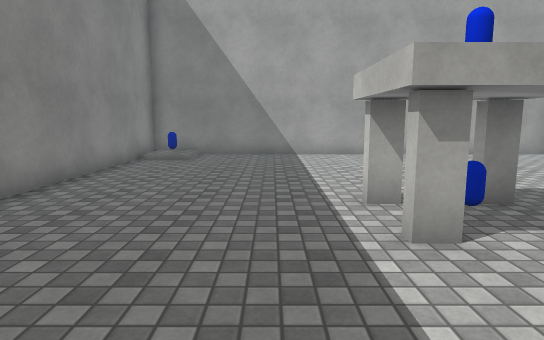
View 1 (above)

12 first-person views from a walk through a Unity game level. The camera is 1.3 m above the floor, tilts 8° down and sees 75° across. Doors are open. The floor is counted in squares, 1 m on a side. Each view is taken from the middle of a square. On the plan, view 1 faces up. The plan holds only what a view shows up to about 15 squares ahead; the rest is blank. The place goes on beyond the plan. The player is left out. Some surface patterns are stand-ins.

View 2
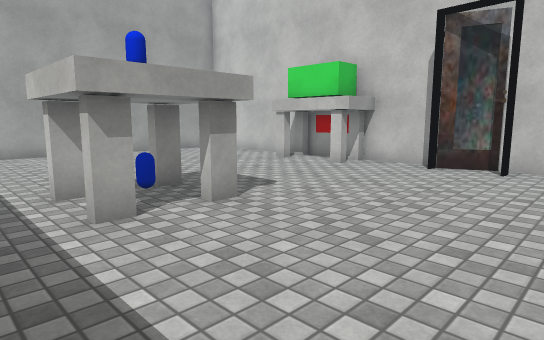

View 3
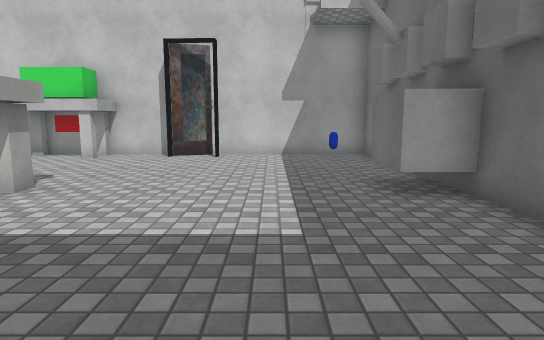

View 4
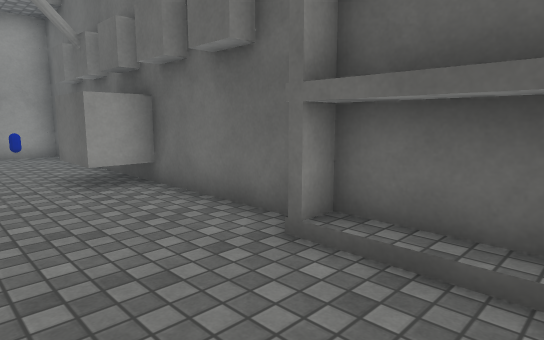

View 5
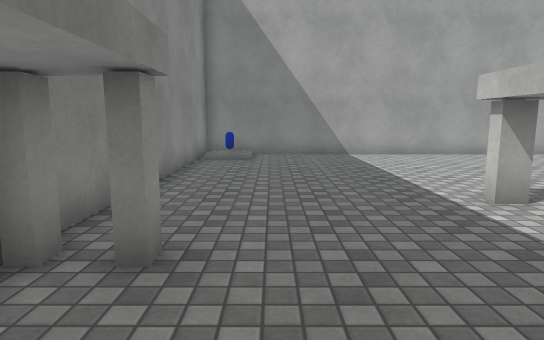

View 6
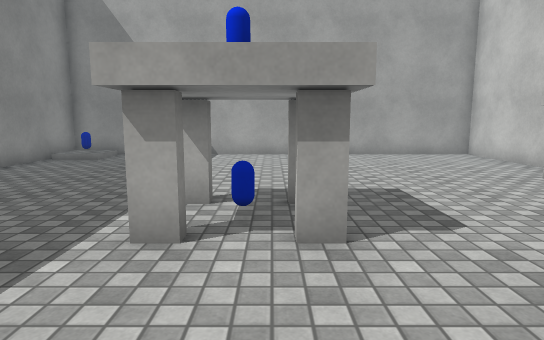

View 7
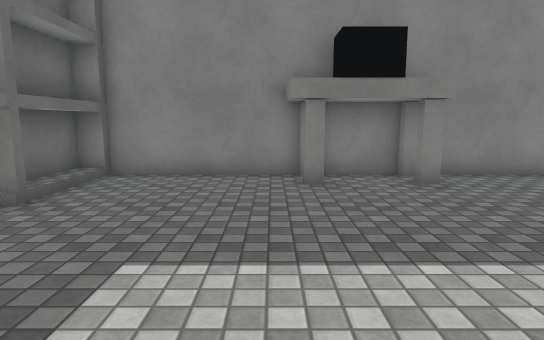

View 8
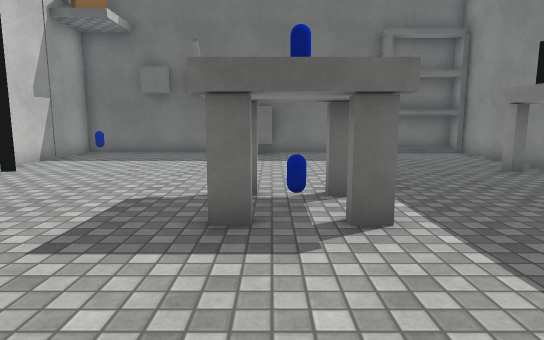

View 9
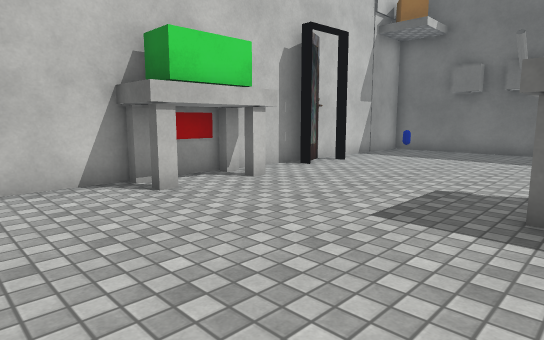

View 10
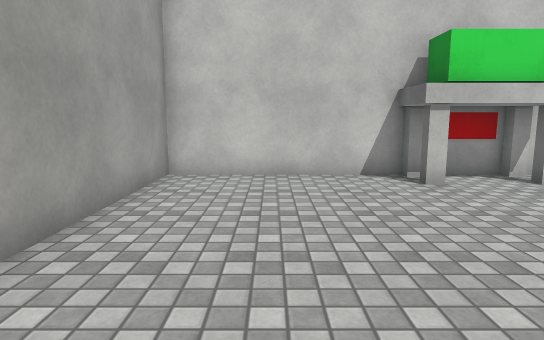

View 11
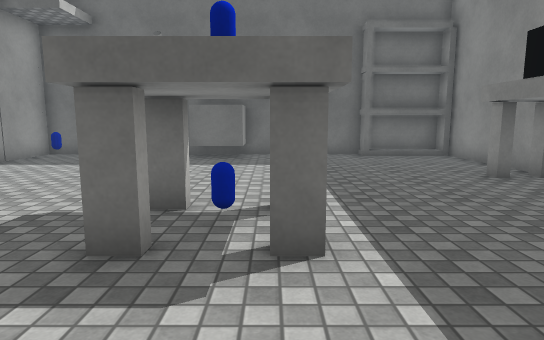

View 12
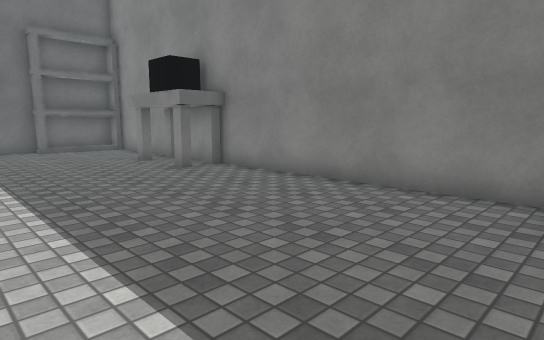

### Floor plan
Points are (right, up) in squares from view 1. A wall is a line through its corners. A room is listed if a view was taken in it or the views show most of it. See-through windows are left out.
Room 1 (views 1, 2, 3, 4, 5, 6, 7, 8, 9, 10, 11, 12)
walls: (10, 0.9) (9.5, 1); (10.5, 5.6) (10.5, 13.5) (-4.5, 13.5) (-4.5, -4.1); (10.5, 2.1) (10.5, 4.6); (5.4, -4.5) (10.5, -4.5) (10.5, 1.3) (10, 2.6) (9.6, 2.7) (10.1, 2.7); (-0.6, -4.5) (2.5, -4.5)
ways out: open door at (-3, 10.5)
objects: other object (-4, -5) to (-1, -4); other object (-4, 1) to (-3, 1); other object (-4, 3) to (-3, 3); other object (-3, 12); other object (1, 4) to (4, 6); other object (3, -4) to (5, -3); other object (3, 5); other object (9, -3); other object (9, 5) to (10, 8)

Where each view was taken, in squares from view 1:
view 1: 0 up, 0 right, facing up
view 2: 1 down, 0 right, facing up-right
view 3: 1 down, 3 left, facing right
view 4: 1 down, 4 left, facing down-right
view 5: 0 up, 2 left, facing up
view 6: 0 up, 3 right, facing up
view 7: 0 up, 4 right, facing left
view 8: 10 up, 3 right, facing down
view 9: 11 up, 3 right, facing down-right
view 10: 11 up, 2 right, facing right
view 11: 9 up, 2 right, facing down
view 12: 12 up, 2 right, facing down-left
